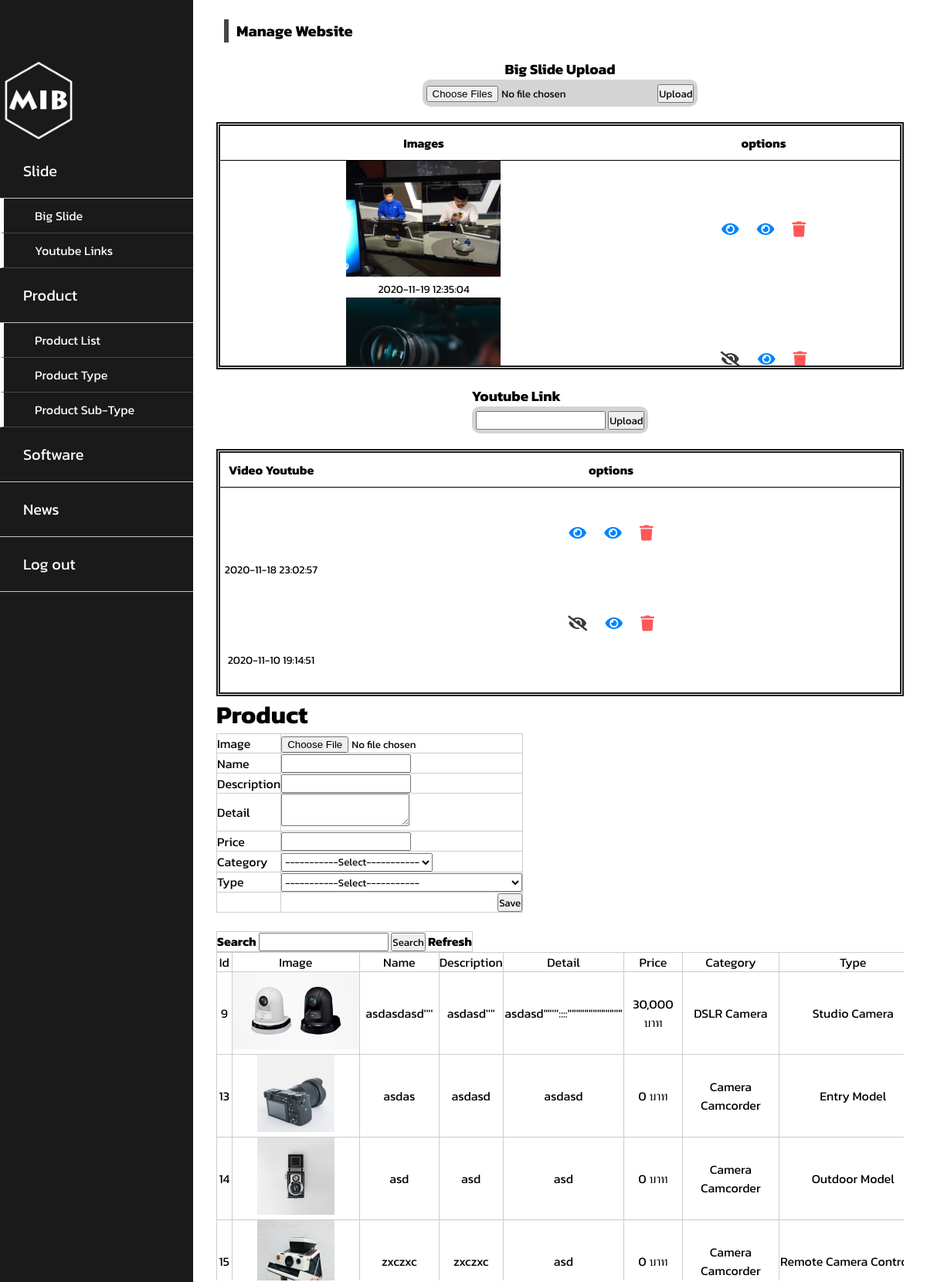
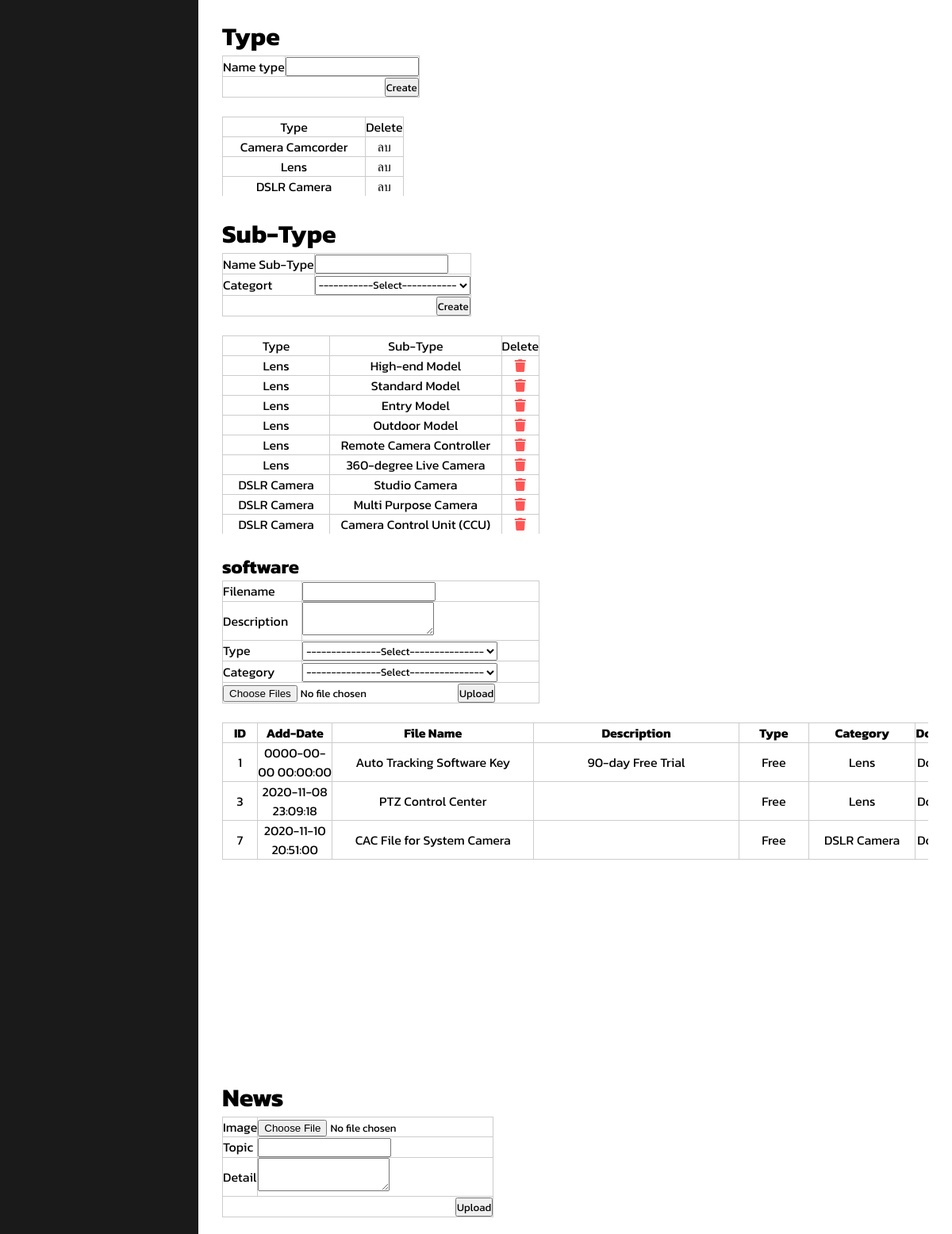
The page /admin/index.php (signed in, upper part) on the database its author committed (2 pictures, top to bottom).
### tables this page shows
CREATE TABLE `tb_hero` (
  `hero_id` int(11) NOT NULL,
  `hero_images` varchar(200) NOT NULL,
  `list_no` int(11) NOT NULL,
  `list_no_2` int(11) NOT NULL,
  `addby` int(11) NOT NULL,
  `updateby` int(11) NOT NULL,
  `adddate` datetime NOT NULL,
  `lastupdate` datetime NOT NULL
);

CREATE TABLE `tb_link` (
  `link_id` int(11) NOT NULL,
  `link_name` varchar(500) NOT NULL,
  `list_no` int(11) NOT NULL,
  `list_no_2` int(11) NOT NULL,
  `addby` int(11) NOT NULL,
  `updateby` int(11) NOT NULL,
  `adddate` datetime NOT NULL,
  `lastupdate` datetime NOT NULL
);

CREATE TABLE `tb_product` (
  `product_id` int(11) NOT NULL,
  `product_name_th` varchar(100) NOT NULL,
  `product_name_en` varchar(100) NOT NULL,
  `product_type_id` int(11) NOT NULL,
  `product_line_up_id` int(11) NOT NULL,
  `product_description_th` text NOT NULL,
  `product_description_en` text NOT NULL,
  `product_detail_th` text NOT NULL,
  `product_detail_en` text NOT NULL,
  `product_image` varchar(200) NOT NULL,
  `product_price` int(11) NOT NULL,
  `list_no` int(11) NOT NULL,
  `addby` int(11) NOT NULL,
  `adddate` datetime NOT NULL,
  `updateby` int(11) NOT NULL,
  `lastupdate` datetime NOT NULL
);

CREATE TABLE `tb_product_type` (
  `product_type_id` int(11) NOT NULL,
  `product_type_name` varchar(100) NOT NULL
);

CREATE TABLE `tb_product_line_up` (
  `product_line_up_id` int(11) NOT NULL,
  `product_line_up_name` varchar(100) NOT NULL,
  `product_type_id` int(11) NOT NULL
);

CREATE TABLE `tb_software` (
  `software_id` int(11) NOT NULL,
  `software_name` varchar(100) NOT NULL,
  `software_file` varchar(200) NOT NULL,
  `software_description_en` text NOT NULL,
  `software_type_id` int(11) NOT NULL,
  `product_type_id` int(11) NOT NULL,
  `list_no` int(11) NOT NULL,
  `addby` int(11) NOT NULL,
  `adddate` datetime NOT NULL,
  `updateby` int(11) NOT NULL,
  `lastupdate` datetime NOT NULL
);

CREATE TABLE `tb_software_type` (
  `software_type_id` int(11) NOT NULL,
  `software_type_name` varchar(100) NOT NULL
);

### admin/views/product.php (the view, shortened to what the rows shown need)
<?php
$path_basemodel     = "models/BaseModel.php";
$path_modeldelete   = "models/productmodel/productdelete.php";
$path_modeledit     = "views/productedit.php";
$path_image         = "../assets/images/product/";
?>
<br>
<form name="productsearch" method="get" action="">
    <table border="0" cellpadding="3" cellspacing="1" bgcolor="#CCCCCC">
        <tr align="center" bgcolor="#FFFFFF">
            <th> Search
                <input name="productall" id="productall" type="text" value="">
                <input type="submit" value="Search">
                <a href="index.php">Refresh</a>
            </th>
        </tr>
    </table>
</form>
<?php
if (isset($_GET["productall"]) != "") {
    $i = 1;
    include $path_basemodel;
    $sql = "SELECT * FROM tb_product
            LEFT JOIN tb_product_type
            ON tb_product.product_type_id = tb_product_type.product_type_id
            LEFT JOIN tb_product_line_up
            ON tb_product.product_line_up_id = tb_product_line_up.product_line_up_id
            WHERE product_id = '" . $_GET["productall"] . "'";
    $result = mysqli_query($connection, $sql);
?>
    <div style=" width:1000px; height:425px; overflow: auto;">
        <form>
            <table border="0" cellpadding="3" cellspacing="1" bgcolor="#CCCCCC">
                <tr align="center" bgcolor="#FFFFFF">
                    <td>Id</td>
                    <td>Image </td>
                    <td>Name</td>
                    <td>Description</td>
                    <td>Detail</td>
                    <td>Price</td>
                    <td>Category</td>
                    <td>Type</td>
                    <td>Edit</td>
                    <td>Delete</td>
                </tr>
                <?php
                while ($row = mysqli_fetch_array($result)) {
                ?>
                    <tr align="center" bgcolor="#FFFFFF">
                        <td><?php echo $row["product_id"] ?></td>
                        <td><img height="100" src="<?php echo $path_image . $row["product_image"]; ?>"></td>
                        <td><?php echo $row["product_name_en"]; ?></td>
                        <td><?php echo $row["product_description_en"]; ?></td>
                        <td><?php echo $row["product_detail_en"]; ?></td>
                        <td><?php echo number_format($row["product_price"]); ?> บาท</td>
                        <td><?php echo $row["product_type_name"]; ?></td>
                        <td><?php echo $row["product_line_up_name"]; ?></td>
                        <td><a href="<?php echo $path_modeledit . "?edit_id=" . $row["product_id"]; ?>">แก้ไข </a></td>
                        <td><a href="<?php echo $path_modeldelete . "?delete_id=" . $row["product_id"] . "&delete_img=" . $row["product_image"]; ?>" onclick="return confirm('ต้องการลบข้อมูลหรือไม่')">ลบ</a></td>
                    </tr>
                <?php
                    $i++;
                }
                mysqli_close($connection);
                ?>
            </table>
        </form>
    </div>
<?php
} else if (isset($_GET["productall"]) == "") {
    $sql = "SELECT * FROM tb_product
            LEFT JOIN tb_product_type
            ON tb_product.product_type_id = tb_product_type.product_type_id
            LEFT JOIN tb_product_line_up
            ON tb_product.product_line_up_id = tb_product_line_up.product_line_up_id";
    $result = mysqli_query($connection, $sql);
?>
    <div style=" width:1000px; height:425px; overflow: auto;">
        <form>
            <table border="0" cellpadding="3" cellspacing="1" bgcolor="#CCCCCC">
                <?php
                while ($row = mysqli_fetch_array($result)) {
                ?>
                    <tr align="center" bgcolor="#FFFFFF">
                        <td><?php echo $row["product_id"] ?></td>
                        <td><img height="100" src="<?php echo $path_image . $row["product_image"]; ?>"></td>
                        <td><?php echo $row["product_name_en"]; ?></td>
                        <td><?php echo $row["product_description_en"]; ?></td>
                        <td><?php echo $row["product_detail_en"]; ?></td>
                        <td><?php echo number_format($row["product_price"]); ?> บาท</td>
                        <td><?php echo $row["product_type_name"]; ?></td>
                        <td><?php echo $row["product_line_up_name"]; ?></td>
                    </tr>
            <?php
                }
            }
            ?>
            </table>
        </form>
    </div>

### admin/views/hero.php (shortened to what the rows shown need)
<div class="table-container">
    <form name="show_hero" method="post" action="models/heromodel/heroshow.php">
        <table class="table-data">
            <thead>
                <tr>
                    <th>Images</th>
                    <th>options</th>
                </tr>
            </thead>
            <tbody>
                <?php
                $sql = "SELECT * FROM tb_hero ORDER BY adddate DESC";
                $result = mysqli_query($connection, $sql);
                while ($row = mysqli_fetch_array($result)) {
                    $hide = $row["list_no"];
                    $hide_2 = $row["list_no_2"];
                ?>
                    <tr>
                        <td align="center" bgcolor="#FFFFFF">
                            <img width="200" src="../assets/images/hero/<?php echo $row["hero_images"]; ?>" class="image-data"><br>
                            <?php echo $row["adddate"]; ?>
                        </td>
                        <td align="center" bgcolor="#FFFFFF">
                            <?php
                            if ($hide >= 1) { ?>
                                <a href="models/heromodel/heroshow.php?list_no=<?php echo $row["hero_id"]; ?>&hidden_list=0"><i class="fa fa-eye-slash" aria-hidden="true"></i></a>
                            <?php
                            } elseif ($hide == 0) {
                            ?>
                                <a href="models/heromodel/heroshow.php?list_no=<?php echo $row["hero_id"]; ?>&show_list=1"><i class="fa fa-eye" aria-hidden="true"></i></a>
                            <?php
                            }
                            ?>
                            <?php
                            if ($hide_2 >= 1) { ?>
                                <a href="models/heromodel/heroshow.php?list_no=<?php echo $row["hero_id"]; ?>&hidden_list_2=0"><i class="fa fa-eye-slash" aria-hidden="true"></i></a>
                            <?php
                            } elseif ($hide_2 == 0) {
                            ?>
                                <a href="models/heromodel/heroshow.php?list_no=<?php echo $row["hero_id"]; ?>&show_list_2=1"><i class="fa fa-eye" aria-hidden="true"></i></a>
                            <?php
                            }
                            ?>
                            <a href="models/heromodel/herodelete.php?delete_id=<?php echo $row["hero_id"]; ?>&delete_img=<?php echo $row["hero_images"]; ?>" onclick="return confirm('ต้องการลบข้อมูลหรือไม่')"><i class="fa fa-trash" aria-hidden="true"></i></a>
                        </td>
                    <?php
                }
                    ?>
                    </tr>
            </tbody>
        </table>
    </form>
</div>

### admin/views/link.php (shortened to what the rows shown need)
<div class="table-container">
    <form name="show_link" method="post" action="models/linkmodel/linkshow.php">
        <table class="table-data">
            <thead>
                <tr>
                    <th width="15%">Video Youtube</th>
                    <th>options</th>
                </tr>
            </thead>
            <tbody>
                <?php
                include("models/BaseModel.php");
                $sql = "SELECT * FROM tb_link ORDER BY adddate DESC";
                $result = mysqli_query($connection, $sql);
                while ($row = mysqli_fetch_array($result)) {
                    $hide = $row["list_no"];
                    $hide_2 = $row["list_no_2"];
                ?>
                    <tr>
                        <td align="center" bgcolor="#FFFFFF">
                            <iframe src="<?php echo $row["link_name"]; ?>" frameborder="0" frameborder="0" allow="accelerometer; autoplay; clipboard-write; encrypted-media; gyroscope; picture-in-picture" allowfullscreen></iframe>
                            <br><?php echo $row["adddate"]; ?>
                        </td>
                        <td align="center" bgcolor="#FFFFFF">
                            <?php
                            if ($hide >= 1) { ?>
                                <a href="models/linkmodel/linkshow.php?list_no=<?php echo $row["link_id"]; ?>&hidden_list=0"><i class="fa fa-eye-slash" aria-hidden="true"></i></a>
                            <?php
                            } elseif ($hide == 0) {
                            ?>
                                <a href="models/linkmodel/linkshow.php?list_no=<?php echo $row["link_id"]; ?>&show_list=1"><i class="fa fa-eye" aria-hidden="true"></i></a>
                            <?php
                            }
                            ?>
                            <?php
                            if ($hide_2 >= 1) { ?>
                                <a href="models/linkmodel/linkshow.php?list_no=<?php echo $row["link_id"]; ?>&hidden_list_2=0"><i class="fa fa-eye-slash" aria-hidden="true"></i></a>
                            <?php
                            } elseif ($hide_2 == 0) {
                            ?>
                                <a href="models/linkmodel/linkshow.php?list_no=<?php echo $row["link_id"]; ?>&show_list_2=1"><i class="fa fa-eye" aria-hidden="true"></i></a>
                            <?php
                            }
                            ?>
                            <a href="models/linkmodel/linkdelete.php?delete_id=<?php echo $row["link_id"]; ?>" onclick="return confirm('ต้องการลบข้อมูลหรือไม่')"><i class="fa fa-trash" aria-hidden="true"></i></a>
                        </td>
                    </tr>
                <?php
                }
                ?>
            </tbody>
        </table>
    </form>
</div>

### admin/views/producttype.php (shortened to what the rows shown need)
<br>
<?php
    $sql = "SELECT * FROM tb_product_type";
    $result = mysqli_query($connection, $sql);
?>
<div style=" width:250px; height:100px; overflow: auto;">
    <form>
        <table border="0" cellpadding="3" cellspacing="1" bgcolor="#CCCCCC">
            <?php
            while ($row = mysqli_fetch_array($result)) {
            ?>
                <tr align="center" bgcolor="#FFFFFF">
                    <td><?php echo $row["product_type_name"]; ?></td>
                    <td><a href="models/producttypemodel/typedelete.php?delete_id=<?php echo $row["product_type_id"]; ?>"
                    onclick="return confirm('โปรดตรวจสอบ Sub-type ก่อนลบ')">ลบ</a></td>
                </tr>
            <?php
            }
            ?>
        </table>
    </form>
</div>

### admin/views/productline.php (shortened to what the rows shown need)
<br>
<?php
$sql = "SELECT * FROM
    tb_product_line_up
    LEFT JOIN tb_product_type
    ON tb_product_line_up.product_type_id = tb_product_type.product_type_id";
$result = mysqli_query($connection, $sql);
?>
<div style=" width:400px; height:250px; overflow: auto;">
    <form>
        <table border="0" cellpadding="3" cellspacing="1" bgcolor="#CCCCCC">
            <?php
            while ($row = mysqli_fetch_array($result)) {
            ?>
                <tr align="center" bgcolor="#FFFFFF">
                    <td><?php echo $row["product_type_name"]; ?></td>
                    <td><?php echo $row["product_line_up_name"]; ?></td>
                    <td><a href="models/productlinemodel/productlinedelete.php?delete_id=<?php echo $row["product_line_up_id"]; ?>" onclick="return confirm('ต้องการลบข้อมูลหรือไม่')"><i class="fa fa-trash" aria-hidden="true"></i></a></td>
                </tr>
            <?php
            }
            ?>
        </table>
    </form>
</div>

### admin/views/software.php (shortened to what the rows shown need)
<?php
$path_sofwaremodel_download     = "models/softwaremodel/softwaredownload.php";
?>
<div style=" width:1000px; height:425px; overflow: auto;">
    <form>
        <table width="1000" border="0" cellpadding="3" cellspacing="1" bgcolor="#CCCCCC">
            <?php
            $sql = "SELECT * FROM
            tb_software
            LEFT JOIN tb_product_type
            ON tb_software.product_type_id = tb_product_type.product_type_id
            LEFT JOIN tb_software_type
            ON tb_software.software_type_id = tb_software_type.software_type_id";
            $result = mysqli_query($connection, $sql);
            while ($row = mysqli_fetch_array($result)) {
            ?>
                <tr>
                    <td align="center" bgcolor="#FFFFFF"><?php echo $row["software_id"]; ?></td>
                    <td align="center" bgcolor="#FFFFFF"><?php echo $row["adddate"]; ?></td>
                    <td align="center" bgcolor="#FFFFFF"><?php echo $row["software_name"]; ?></td>
                    <td align="center" bgcolor="#FFFFFF"><?php echo $row["software_description_en"]; ?></td>
                    <td align="center" bgcolor="#FFFFFF"><?php echo $row["software_type_name"]; ?></td>
                    <td align="center" bgcolor="#FFFFFF"><?php echo $row["product_type_name"]; ?></td>
                    <td align="center" bgcolor="#FFFFFF">
                        <a href="<?php echo $path_sofwaremodel_download; ?>?download_id=<?php echo $row["software_id"]; ?>">Download</a>
                    </td>
                </tr>
            <?php
            }
            ?>
        </table>
    </form>
</div>

### rows shown on the page
tb_hero: hero_images (picture), adddate "2020-11-19 12:35:04"
tb_hero: hero_images (picture)
tb_link: adddate "2020-11-18 23:02:57"
tb_link: adddate "2020-11-10 19:14:51"
tb_product: product_id "9", product_image (picture), product_name_en "asdasdasd''''", product_description_en "asdasd''''", product_detail_en "asdasd\"\"'''::::\"\"\"\"\"\"\"\"\"\"\"\"\"", product_price "30,000", product_type.product_type_name "DSLR Camera", product_line_up.product_line_up_name "Studio Camera"
tb_product: product_id "13", product_image (picture), product_name_en "asdas", product_description_en "asdasd", product_detail_en "asdasd", product_price "0", product_type.product_type_name "Camera Camcorder", product_line_up.product_line_up_name "Entry Model"
tb_product: product_id "14", product_image (picture), product_name_en "asd", product_description_en "asd", product_detail_en "asd", product_price "0", product_type.product_type_name "Camera Camcorder", product_line_up.product_line_up_name "Outdoor Model"
tb_product: product_id "15", product_image (picture), product_name_en "zxczxc", product_description_en "zxczxc", product_detail_en "asd", product_price "0", product_type.product_type_name "Camera Camcorder", product_line_up.product_line_up_name "Remote Camera…"
tb_product_type: product_type_name "Camera Camcorder"
tb_product_type: product_type_name "Lens"
tb_product_type: product_type_name "DSLR Camera"
tb_product_line_up: product_type.product_type_name "Lens", product_line_up_name "High-end Model"
tb_product_line_up: product_type.product_type_name "Lens", product_line_up_name "Standard Model"
tb_product_line_up: product_type.product_type_name "Lens", product_line_up_name "Entry Model"
tb_product_line_up: product_type.product_type_name "Lens", product_line_up_name "Outdoor Model"
tb_product_line_up: product_type.product_type_name "Lens", product_line_up_name "Remote Camera Controller"
tb_product_line_up: product_type.product_type_name "Lens", product_line_up_name "360-degree Live Camera"
tb_product_line_up: product_type.product_type_name "DSLR Camera", product_line_up_name "Studio Camera"
tb_product_line_up: product_type.product_type_name "DSLR Camera", product_line_up_name "Multi Purpose Camera"
tb_product_line_up: product_type.product_type_name "DSLR Camera", product_line_up_name "Camera Control Unit (CCU)"
tb_software: software_id "1", adddate "0000-00-00 00:00:00", software_name "Auto Tracking Software Key", software_description_en "90-day Free Trial", software_type.software_type_name "Free", product_type.product_type_name "Lens"
tb_software: software_id "3", adddate "2020-11-08 23:09:18", software_name "PTZ Control Center", software_type.software_type_name "Free", product_type.product_type_name "Lens"
tb_software: software_id "7", adddate "2020-11-10 20:51:00", software_name "CAC File for System Camera", software_type.software_type_name "Free", product_type.product_type_name "DSLR Camera"
